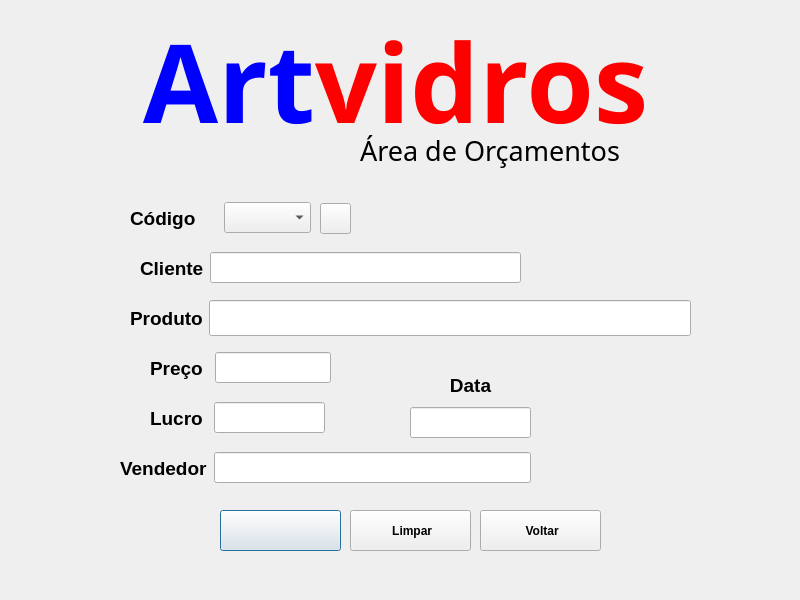
<?xml version="1.0" encoding="UTF-8"?>
<ui version="4.0">
 <class>DialogAreaOrcamentoSQL</class>
 <widget class="QDialog" name="DialogAreaOrcamentoSQL">
  <property name="geometry">
   <rect>
    <x>0</x>
    <y>0</y>
    <width>800</width>
    <height>600</height>
   </rect>
  </property>
  <property name="windowTitle">
   <string>Dialog</string>
  </property>
  <widget class="QWidget" name="layoutWidget_4">
   <property name="geometry">
    <rect>
     <x>120</x>
     <y>450</y>
     <width>411</width>
     <height>36</height>
    </rect>
   </property>
   <property name="font">
    <font>
     <pointsize>14</pointsize>
     <bold>true</bold>
    </font>
   </property>
   <layout class="QHBoxLayout" name="horizontalLayout_5">
    <item>
     <widget class="QLabel" name="label_name_2">
      <property name="font">
       <font>
        <pointsize>14</pointsize>
        <bold>true</bold>
       </font>
      </property>
      <property name="text">
       <string>Vendedor</string>
      </property>
     </widget>
    </item>
    <item>
     <widget class="QLineEdit" name="lineEditVendedor">
      <property name="font">
       <font>
        <pointsize>14</pointsize>
        <bold>false</bold>
       </font>
      </property>
     </widget>
    </item>
   </layout>
  </widget>
  <widget class="QWidget" name="layoutWidget">
   <property name="geometry">
    <rect>
     <x>410</x>
     <y>370</y>
     <width>121</width>
     <height>68</height>
    </rect>
   </property>
   <layout class="QVBoxLayout" name="verticalLayout">
    <item>
     <widget class="QLabel" name="label_7">
      <property name="font">
       <font>
        <pointsize>14</pointsize>
        <bold>true</bold>
       </font>
      </property>
      <property name="text">
       <string>&lt;html&gt;&lt;head/&gt;&lt;body&gt;&lt;p align=&quot;center&quot;&gt;Data&lt;/p&gt;&lt;/body&gt;&lt;/html&gt;</string>
      </property>
     </widget>
    </item>
    <item>
     <widget class="QLineEdit" name="lineEditData">
      <property name="font">
       <font>
        <pointsize>14</pointsize>
       </font>
      </property>
      <property name="whatsThis">
       <string>&lt;html&gt;&lt;head/&gt;&lt;body&gt;&lt;p align=&quot;center&quot;&gt;&lt;br/&gt;&lt;/p&gt;&lt;/body&gt;&lt;/html&gt;</string>
      </property>
     </widget>
    </item>
   </layout>
  </widget>
  <widget class="QWidget" name="layoutWidget_2">
   <property name="geometry">
    <rect>
     <x>140</x>
     <y>250</y>
     <width>381</width>
     <height>36</height>
    </rect>
   </property>
   <property name="font">
    <font>
     <pointsize>14</pointsize>
     <bold>true</bold>
    </font>
   </property>
   <layout class="QHBoxLayout" name="horizontalLayout_2">
    <item>
     <widget class="QLabel" name="label_name">
      <property name="font">
       <font>
        <pointsize>14</pointsize>
        <bold>true</bold>
       </font>
      </property>
      <property name="text">
       <string>Cliente</string>
      </property>
     </widget>
    </item>
    <item>
     <widget class="QLineEdit" name="lineEditCliente">
      <property name="font">
       <font>
        <pointsize>14</pointsize>
        <bold>false</bold>
       </font>
      </property>
     </widget>
    </item>
   </layout>
  </widget>
  <widget class="QWidget" name="layoutWidget_7">
   <property name="geometry">
    <rect>
     <x>130</x>
     <y>300</y>
     <width>561</width>
     <height>36</height>
    </rect>
   </property>
   <property name="font">
    <font>
     <pointsize>14</pointsize>
     <bold>true</bold>
    </font>
   </property>
   <layout class="QHBoxLayout" name="horizontalLayout_6">
    <item>
     <widget class="QLabel" name="label_name_3">
      <property name="font">
       <font>
        <pointsize>14</pointsize>
        <bold>true</bold>
       </font>
      </property>
      <property name="text">
       <string>Produto</string>
      </property>
     </widget>
    </item>
    <item>
     <widget class="QLineEdit" name="lineEditProduct">
      <property name="sizePolicy">
       <sizepolicy hsizetype="Expanding" vsizetype="Preferred">
        <horstretch>0</horstretch>
        <verstretch>0</verstretch>
       </sizepolicy>
      </property>
      <property name="font">
       <font>
        <pointsize>14</pointsize>
        <bold>false</bold>
       </font>
      </property>
     </widget>
    </item>
   </layout>
  </widget>
  <widget class="QPushButton" name="pushButtonAdicionar">
   <property name="geometry">
    <rect>
     <x>220</x>
     <y>510</y>
     <width>121</width>
     <height>41</height>
    </rect>
   </property>
   <property name="font">
    <font>
     <bold>true</bold>
    </font>
   </property>
   <property name="text">
    <string/>
   </property>
   <property name="icon">
    <iconset resource="files.qrc">
     <normaloff>:/imagens/salvar.png</normaloff>:/imagens/salvar.png</iconset>
   </property>
  </widget>
  <widget class="QWidget" name="layoutWidget_3">
   <property name="geometry">
    <rect>
     <x>150</x>
     <y>400</y>
     <width>175</width>
     <height>36</height>
    </rect>
   </property>
   <property name="font">
    <font>
     <pointsize>14</pointsize>
     <bold>true</bold>
    </font>
   </property>
   <layout class="QHBoxLayout" name="horizontalLayout_4">
    <item>
     <widget class="QLabel" name="label_profit">
      <property name="font">
       <font>
        <pointsize>14</pointsize>
        <bold>true</bold>
       </font>
      </property>
      <property name="text">
       <string>Lucro </string>
      </property>
     </widget>
    </item>
    <item>
     <widget class="QLineEdit" name="lineEditProfit">
      <property name="font">
       <font>
        <pointsize>14</pointsize>
        <bold>false</bold>
       </font>
      </property>
     </widget>
    </item>
   </layout>
  </widget>
  <widget class="QLabel" name="label_9">
   <property name="geometry">
    <rect>
     <x>360</x>
     <y>120</y>
     <width>351</width>
     <height>61</height>
    </rect>
   </property>
   <property name="font">
    <font>
     <family>Matura MT Script Capitals</family>
     <pointsize>20</pointsize>
     <bold>false</bold>
    </font>
   </property>
   <property name="text">
    <string>Área de Orçamentos</string>
   </property>
  </widget>
  <widget class="QLabel" name="labelNomeOrcamento">
   <property name="geometry">
    <rect>
     <x>360</x>
     <y>200</y>
     <width>191</width>
     <height>31</height>
    </rect>
   </property>
   <property name="font">
    <font>
     <pointsize>14</pointsize>
     <bold>true</bold>
    </font>
   </property>
   <property name="text">
    <string/>
   </property>
  </widget>
  <widget class="QWidget" name="layoutWidget_5">
   <property name="geometry">
    <rect>
     <x>150</x>
     <y>350</y>
     <width>181</width>
     <height>36</height>
    </rect>
   </property>
   <property name="font">
    <font>
     <pointsize>14</pointsize>
     <bold>true</bold>
    </font>
   </property>
   <layout class="QHBoxLayout" name="horizontalLayout_3">
    <item>
     <widget class="QLabel" name="label_price">
      <property name="font">
       <font>
        <pointsize>14</pointsize>
        <bold>true</bold>
       </font>
      </property>
      <property name="text">
       <string>Preço </string>
      </property>
     </widget>
    </item>
    <item>
     <widget class="QLineEdit" name="lineEditPrice">
      <property name="font">
       <font>
        <pointsize>14</pointsize>
        <bold>false</bold>
       </font>
      </property>
     </widget>
    </item>
   </layout>
  </widget>
  <widget class="QPushButton" name="pushButtonMostrar">
   <property name="geometry">
    <rect>
     <x>320</x>
     <y>203</y>
     <width>31</width>
     <height>31</height>
    </rect>
   </property>
   <property name="text">
    <string/>
   </property>
   <property name="icon">
    <iconset resource="files.qrc">
     <normaloff>:/imagens/olho.png</normaloff>:/imagens/olho.png</iconset>
   </property>
  </widget>
  <widget class="QPushButton" name="pushButtonLimpar">
   <property name="geometry">
    <rect>
     <x>350</x>
     <y>510</y>
     <width>121</width>
     <height>41</height>
    </rect>
   </property>
   <property name="font">
    <font>
     <bold>true</bold>
    </font>
   </property>
   <property name="text">
    <string> Limpar</string>
   </property>
   <property name="icon">
    <iconset resource="files.qrc">
     <normaloff>:/imagens/limpar.png</normaloff>:/imagens/limpar.png</iconset>
   </property>
  </widget>
  <widget class="QLabel" name="label_8">
   <property name="geometry">
    <rect>
     <x>80</x>
     <y>0</y>
     <width>631</width>
     <height>161</height>
    </rect>
   </property>
   <property name="font">
    <font>
     <family>Matura MT Script Capitals</family>
     <pointsize>12</pointsize>
     <bold>true</bold>
    </font>
   </property>
   <property name="text">
    <string>&lt;html&gt;&lt;head/&gt;&lt;body&gt;&lt;p align=&quot;center&quot;&gt;&lt;span style=&quot; font-size:82pt; font-weight:700; color:#0000ff;&quot;&gt;Art&lt;/span&gt;&lt;span style=&quot; font-size:82pt; font-weight:700; color:#ff0000;&quot;&gt;vidros&lt;/span&gt;&lt;/p&gt;&lt;/body&gt;&lt;/html&gt;</string>
   </property>
  </widget>
  <widget class="QWidget" name="layoutWidget_8">
   <property name="geometry">
    <rect>
     <x>130</x>
     <y>200</y>
     <width>181</width>
     <height>36</height>
    </rect>
   </property>
   <property name="font">
    <font>
     <pointsize>14</pointsize>
     <bold>true</bold>
    </font>
   </property>
   <layout class="QHBoxLayout" name="horizontalLayout_7">
    <item>
     <widget class="QLabel" name="label_Id_2">
      <property name="font">
       <font>
        <pointsize>14</pointsize>
        <bold>true</bold>
       </font>
      </property>
      <property name="text">
       <string>Código</string>
      </property>
     </widget>
    </item>
    <item>
     <widget class="QComboBox" name="comboBoxID">
      <item>
       <property name="text">
        <string/>
       </property>
      </item>
     </widget>
    </item>
   </layout>
  </widget>
  <widget class="QPushButton" name="pushButtonVoltar">
   <property name="geometry">
    <rect>
     <x>480</x>
     <y>510</y>
     <width>121</width>
     <height>41</height>
    </rect>
   </property>
   <property name="font">
    <font>
     <bold>true</bold>
    </font>
   </property>
   <property name="text">
    <string> Voltar</string>
   </property>
   <property name="icon">
    <iconset resource="files.qrc">
     <normaloff>:/imagens/voltar.png</normaloff>:/imagens/voltar.png</iconset>
   </property>
  </widget>
 </widget>
 <tabstops>
  <tabstop>comboBoxID</tabstop>
  <tabstop>pushButtonMostrar</tabstop>
  <tabstop>lineEditCliente</tabstop>
  <tabstop>lineEditProduct</tabstop>
  <tabstop>lineEditPrice</tabstop>
  <tabstop>lineEditProfit</tabstop>
  <tabstop>lineEditData</tabstop>
  <tabstop>lineEditVendedor</tabstop>
  <tabstop>pushButtonAdicionar</tabstop>
  <tabstop>pushButtonLimpar</tabstop>
  <tabstop>pushButtonVoltar</tabstop>
 </tabstops>
 <resources>
  <include location="files.qrc"/>
 </resources>
 <connections/>
</ui>
